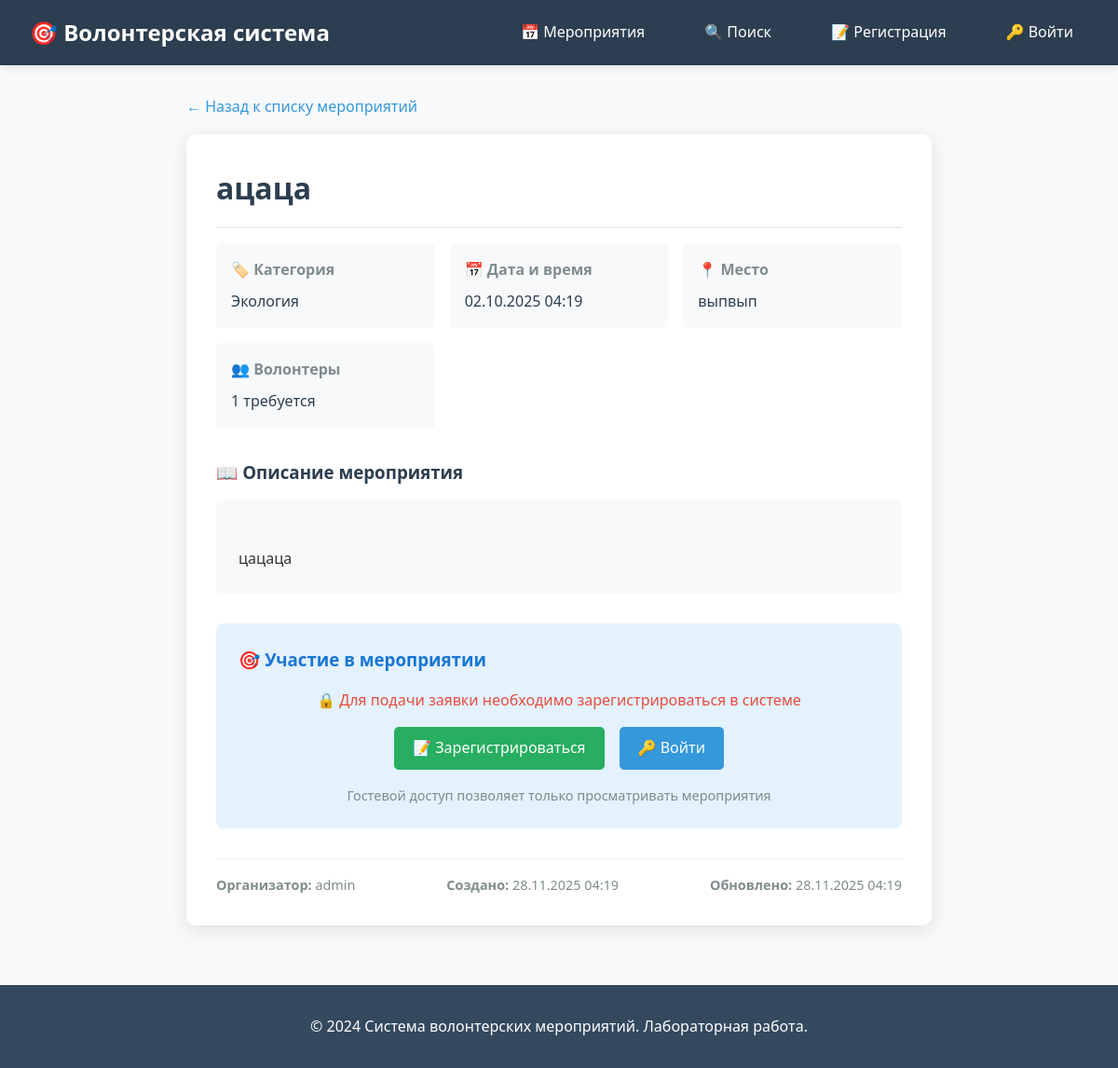
/events/4/, run on the app's committed database.
### events/models.py (models this page shows, shortened)
class Event(TimeStampedModel):
    STATUS_CHOICES = (
        ('draft', 'Черновик'),
        ('active', 'Активно'),
        ('completed', 'Завершено'),
        ('cancelled', 'Отменено'),
    )
    title = models.CharField(max_length=200, verbose_name='Название мероприятия')
    description = models.TextField(verbose_name='Описание')
    category = models.ForeignKey(EventCategory, on_delete=models.CASCADE, verbose_name='Категория')
    organizer = models.ForeignKey(User, on_delete=models.CASCADE, related_name='organized_events', verbose_name='Организатор')
    event_date = models.DateTimeField(verbose_name='Дата и время мероприятия')
    location = models.CharField(max_length=200, verbose_name='Место проведения')
    required_volunteers = models.PositiveIntegerField(default=1, validators=[MinValueValidator(1)], verbose_name='Требуемое количество волонтеров')
    status = models.CharField(max_length=20, choices=STATUS_CHOICES, default='draft', verbose_name='Статус')
    class Meta:
        verbose_name = 'Мероприятие'
        verbose_name_plural = 'Мероприятия'
        ordering = ['-event_date']

class EventCategory(TimeStampedModel):
    name = models.CharField(max_length=100, verbose_name='Название категории')
    description = models.TextField(blank=True, verbose_name='Описание')
    class Meta:
        verbose_name = 'Категория мероприятия'
        verbose_name_plural = 'Категории мероприятий'

### events/views.py (the view)
# urls.py: path('<int:event_id>/', views.event_detail, name='event_detail'),
def event_detail(request, event_id):
    event = get_object_or_404(Event, id=event_id)
    user_application = None
    if request.user.is_authenticated:
        user_application = VolunteerApplication.objects.filter(
            volunteer=request.user,
            event=event
        ).first()
    return render(request, 'events/event_detail.html', {
        'event': event,
        'user_application': user_application
    })

### templates/events/event_detail.html
{% extends "base.html" %}
{% block content %}
<div style="max-width: 800px; margin: 0 auto;">
    <div style="margin-bottom: 1rem;">
        <a href="{% url 'event_list' %}" style="color: #3498db; text-decoration: none; display: inline-flex; align-items: center; gap: 0.5rem;">
            ← Назад к списку мероприятий
        </a>
    </div>
    <div style="background: white; padding: 2rem; border-radius: 10px; box-shadow: 0 5px 20px rgba(0,0,0,0.1); margin-bottom: 2rem;">
        <h1 style="color: #2c3e50; margin-bottom: 1rem; border-bottom: 2px solid #ecf0f1; padding-bottom: 1rem;">
            {{ event.title }}
        </h1>
        <div style="display: grid; grid-template-columns: repeat(auto-fit, minmax(200px, 1fr)); gap: 1rem; margin-bottom: 2rem;">
            <div style="background: #f8f9fa; padding: 1rem; border-radius: 6px;">
                <strong style="color: #7f8c8d; display: block; margin-bottom: 0.5rem;">🏷️ Категория</strong>
                <span style="color: #2c3e50; font-weight: 500;">{{ event.category.name }}</span>
            </div>
            <div style="background: #f8f9fa; padding: 1rem; border-radius: 6px;">
                <strong style="color: #7f8c8d; display: block; margin-bottom: 0.5rem;">📅 Дата и время</strong>
                <span style="color: #2c3e50; font-weight: 500;">{{ event.event_date|date:"d.m.Y H:i" }}</span>
            </div>
            <div style="background: #f8f9fa; padding: 1rem; border-radius: 6px;">
                <strong style="color: #7f8c8d; display: block; margin-bottom: 0.5rem;">📍 Место</strong>
                <span style="color: #2c3e50; font-weight: 500;">{{ event.location }}</span>
            </div>
            <div style="background: #f8f9fa; padding: 1rem; border-radius: 6px;">
                <strong style="color: #7f8c8d; display: block; margin-bottom: 0.5rem;">👥 Волонтеры</strong>
                <span style="color: #2c3e50; font-weight: 500;">{{ event.required_volunteers }} требуется</span>
            </div>
        </div>
        <div style="margin-bottom: 2rem;">
            <h3 style="color: #2c3e50; margin-bottom: 1rem;">📖 Описание мероприятия</h3>
            <div style="background: #f8f9fa; padding: 1.5rem; border-radius: 6px; line-height: 1.6; white-space: pre-line;">
                {{ event.description }}
            </div>
        </div>
        <div style="background: #e3f2fd; padding: 1.5rem; border-radius: 8px;">
            <h3 style="color: #1976d2; margin-bottom: 1rem;">🎯 Участие в мероприятии</h3>
            {% if user.is_authenticated %}
                {% if user_application %}
                    <div style="background: #e8f5e8; padding: 1rem; border-radius: 5px;">
                        <p style="color: #27ae60; margin: 0; display: flex; align-items: center; gap: 0.5rem;">
                            ✅ <strong>Ваш статус заявки:</strong> {{ user_application.get_status_display }}
                        </p>
                        {% if user_application.message %}
                        <p style="color: #7f8c8d; margin: 0.5rem 0 0 0; font-size: 0.9rem;">
                            <strong>Ваше сообщение:</strong> {{ user_application.message }}
                        </p>
                        {% endif %}
                    </div>
                {% else %}
                    <p style="color: #2c3e50; margin-bottom: 1rem;">
                        Хотите стать волонтером на этом мероприятии? Подайте заявку!
                    </p>
                    <a href="{% url 'apply_for_event' event.id %}" class="btn btn-success">
                        🎯 Подать заявку волонтером
                    </a>
                {% endif %}
            {% else %}
                <div style="text-align: center;">
                    <p style="color: #e74c3c; margin-bottom: 1rem; font-weight: 500;">
                        🔒 Для подачи заявки необходимо зарегистрироваться в системе
                    </p>
                    <div style="display: flex; gap: 1rem; justify-content: center; flex-wrap: wrap;">
                        <a href="{% url 'register' %}" class="btn btn-success">
                            📝 Зарегистрироваться
                        </a>
                        <a href="{% url 'login' %}" class="btn btn-primary">
                            🔑 Войти
                        </a>
                    </div>
                    <p style="color: #7f8c8d; margin-top: 1rem; font-size: 0.9rem;">
                        Гостевой доступ позволяет только просматривать мероприятия
                    </p>
                </div>
            {% endif %}
        </div>
        <div style="margin-top: 2rem; padding-top: 1rem; border-top: 1px solid #ecf0f1;">
            <div style="display: flex; justify-content: space-between; color: #7f8c8d; font-size: 0.9rem; flex-wrap: wrap; gap: 1rem;">
                <div>
                    <strong>Организатор:</strong> {{ event.organizer.username }}
                </div>
                <div>
                    <strong>Создано:</strong> {{ event.created_at|date:"d.m.Y H:i" }}
                </div>
                <div>
                    <strong>Обновлено:</strong> {{ event.updated_at|date:"d.m.Y H:i" }}
                </div>
            </div>
        </div>
    </div>
</div>
{% endblock %}

### templates/base.html (style rules this page uses)
* { margin: 0; padding: 0; box-sizing: border-box; }
body { font-family: 'Segoe UI', Tahoma, Geneva, Verdana, sans-serif; line-height: 1.6; color: #333; background: #f8f9fa; min-height: 100vh; }
.btn { display: inline-block; padding: 10px 20px; text-decoration: none; border-radius: 5px; font-weight: 500; transition: all 0.3s; border: none; cursor: pointer; }
.btn-primary { background: #3498db; color: white; }
.btn-success { background: #27ae60; color: white; }

### data on the page
Event: title "ацаца", category.name "Экология", event_date "02.10.2025 04:19", location "выпвып", required_volunteers "1", description "цацаца", organizer.username "admin", created_at "28.11.2025 04:19", updated_at "28.11.2025 04:19"
